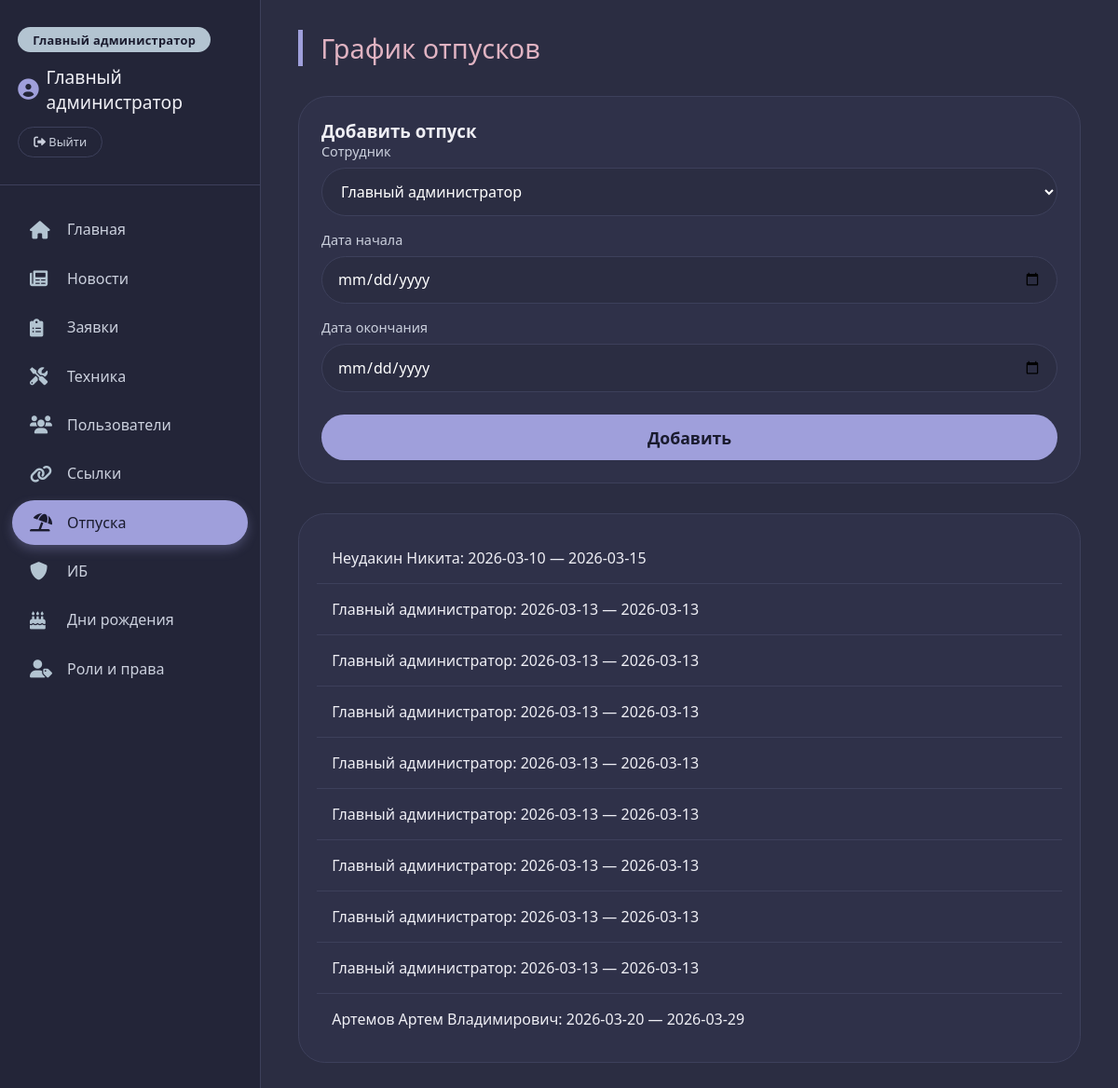
The page /main.php?page=vacations (signed in) on the database its author committed.
### tables this page shows
CREATE TABLE vacations (
        id INTEGER PRIMARY KEY AUTOINCREMENT,
        user_id INTEGER NOT NULL,
        start_date DATE NOT NULL,
        end_date DATE NOT NULL
    );

CREATE TABLE users (
        id INTEGER PRIMARY KEY AUTOINCREMENT,
        username TEXT UNIQUE NOT NULL,
        password_hash TEXT NOT NULL,
        full_name TEXT NOT NULL,
        role TEXT NOT NULL DEFAULT 'user'
    , role_id INTEGER REFERENCES roles(id));

### config.php (called while the page is built, shortened)
<?php
function hasPermission($pdo, $permission_name) {
    $userId = $_SESSION['user_id'];
    $sql = "SELECT COUNT(*) FROM users u
            JOIN role_permissions rp ON u.role_id = rp.role_id
            JOIN permissions p ON rp.permission_id = p.id
            WHERE u.id = :user_id AND p.name = :perm";
    $stmt = $pdo->prepare($sql);
    $stmt->execute(['user_id' => $userId, 'perm' => $permission_name]);
    return $stmt->fetchColumn() > 0;
}

### pages/vacations.php (the view, shortened to what this page needs)
<?php
require_once __DIR__ . '/../config.php';
$vacations = $pdo->query("SELECT v.*, u.full_name FROM vacations v JOIN users u ON v.user_id = u.id ORDER BY start_date")->fetchAll();
?>
<h2 class="section-title">График отпусков</h2>
<?php if (hasPermission($pdo, 'add_vacation')): ?>
<div class="form-container">
    <h3>Добавить отпуск</h3>
    <form action="handlers/add_vacation.php" method="post">
        <div class="form-group">
            <label>Сотрудник</label>
            <select name="user_id" required>
                <?php
                $users = $pdo->query("SELECT id, full_name FROM users")->fetchAll();
                foreach ($users as $u): ?>
                <option value="<?= $u['id'] ?>"><?= htmlspecialchars($u['full_name']) ?></option>
                <?php endforeach; ?>
            </select>
        </div>
        <div class="form-group">
            <label>Дата начала</label>
            <input type="date" name="start_date" required>
        </div>
        <div class="form-group">
            <label>Дата окончания</label>
            <input type="date" name="end_date" required>
        </div>
        <button type="submit" class="btn-primary">Добавить</button>
    </form>
</div>
<?php endif; ?>
<div class="item-list">
    <?php foreach ($vacations as $v): ?>
    <div class="item-row">
        <?= htmlspecialchars($v['full_name']) ?>: <?= $v['start_date'] ?> — <?= $v['end_date'] ?>
    </div>
    <?php endforeach; ?>
</div>

### style.css (style rules this page uses)
* { margin: 0; padding: 0; box-sizing: border-box; font-family: 'Segoe UI', Roboto, 'Helvetica Neue', sans-serif; }
:root { --bg-dark: #1a1b2e; --bg-sidebar: #232538; --bg-content: #2b2d42; --card-bg: #2f3149; --accent-pastel: #9f9fdb; --accent-soft: #b3c4d1; --accent-green: #99bbad; --accent-pink: #e0b3c2; --text-primary: #efeff5; --text-secondary: #cbd0dd; --border-subtle: #3d405b; --hover-light: #3d405b; --danger: #f28b82; --success: #9f9fdb; }
body { background-color: var(--bg-dark); color: var(--text-primary); height: 100vh; display: flex; align-items: center; justify-content: center; overflow: hidden; }
.btn-login, .btn-primary { width: 100%; padding: 0.9rem; background: var(--accent-pastel); color: #1a1b2e; font-weight: 600; border: none; border-radius: 3rem; font-size: 1.1rem; cursor: pointer; transition: 0.2s; margin-top: 1rem; }
.section-title { font-size: 1.8rem; font-weight: 300; margin-bottom: 2rem; color: var(--accent-pink); border-left: 5px solid var(--accent-pastel); padding-left: 1.2rem; }
.form-container { background: var(--card-bg); border-radius: 2rem; padding: 1.5rem; margin-bottom: 2rem; border: 1px solid var(--border-subtle); }
.form-group { margin-bottom: 1rem; }
.form-group label { display: block; margin-bottom: 0.5rem; color: var(--text-secondary); font-size: 0.9rem; }
.form-group input, .form-group select, .form-group textarea { width: 100%; padding: 0.8rem 1rem; background: var(--bg-content); border: 1px solid var(--border-subtle); border-radius: 3rem; color: white; font-size: 1rem; outline: none; }
.btn-primary { background: var(--accent-pastel); color: #1a1b2e; border: none; border-radius: 3rem; padding: 0.8rem 1.5rem; font-weight: 600; cursor: pointer; transition: 0.2s; margin-top: 0.5rem; }
.item-list { background: var(--card-bg); border-radius: 1.8rem; padding: 1.2rem; border: 1px solid var(--border-subtle); margin-bottom: 1.5rem; }
.item-row { display: flex; align-items: center; justify-content: space-between; padding: 1rem 1rem; border-bottom: 1px solid var(--border-subtle); flex-wrap: wrap; gap: 0.5rem; }
.item-row:last-child { border-bottom: none; }

### rows shown on the page
vacations: user.full_name "Неудакин Никита", start_date "2026-03-10", end_date "2026-03-15"
vacations: user.full_name "Главный администратор", start_date "2026-03-13", end_date "2026-03-13"
vacations: user.full_name "Главный администратор", start_date "2026-03-13", end_date "2026-03-13"
vacations: user.full_name "Главный администратор", start_date "2026-03-13", end_date "2026-03-13"
vacations: user.full_name "Главный администратор", start_date "2026-03-13", end_date "2026-03-13"
vacations: user.full_name "Главный администратор", start_date "2026-03-13", end_date "2026-03-13"
vacations: user.full_name "Главный администратор", start_date "2026-03-13", end_date "2026-03-13"
vacations: user.full_name "Главный администратор", start_date "2026-03-13", end_date "2026-03-13"
vacations: user.full_name "Главный администратор", start_date "2026-03-13", end_date "2026-03-13"
vacations: user.full_name "Артемов Артем Владимирович", start_date "2026-03-20", end_date "2026-03-29"

### other values the page prints
$_SESSION['user_name'] "Главный администратор"
$name "Главная"
$name "Новости"
$name "Заявки"
$name "Техника"
$name "Пользователи"
$name "Ссылки"
$name "Отпуска"
$name "ИБ"
$name "Дни рождения"
$name "Роли и права"
form field user_id "Главный администратор"
